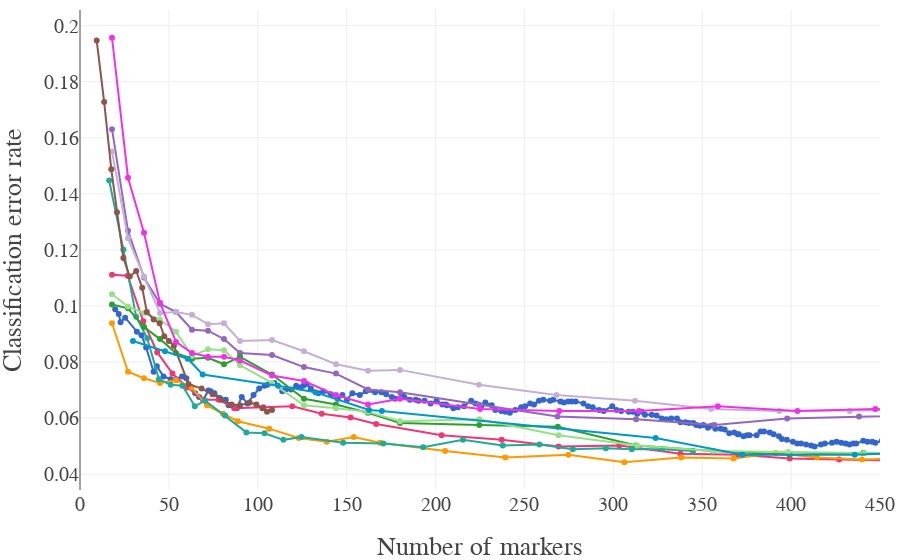

Source (notebook cell):
### Code cell
iplot({'data': traces11, 'layout': layout1})
